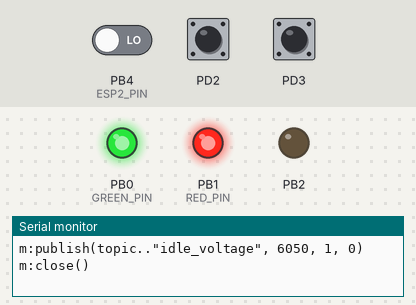
Bench run of a program on a simulated ATmega328P, built with avr-gcc and emulated at 18.432 MHz (the files do not name the chip). On the bench: output pins drawn as LEDs (lit = HIGH), the last lines printed to the serial monitor. The inputs (shaded band) are chosen by the test bench; at power-on: PD2 HIGH, PB4 (ESP2_PIN) LOW, PD3 HIGH. Sleep ends after the set time or at an interrupt.

Above: at 15.8 s.
15.9 s: PD2 pulled LOW for 0.15 s
At 17.1 s:
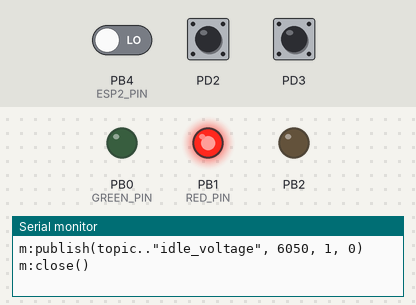
21.5 s: PB4 (ESP2_PIN) driven HIGH
At 42.9 s:
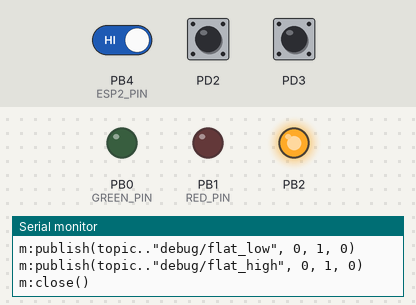
43.5 s: PB4 (ESP2_PIN) driven LOW
At 44.0 s:
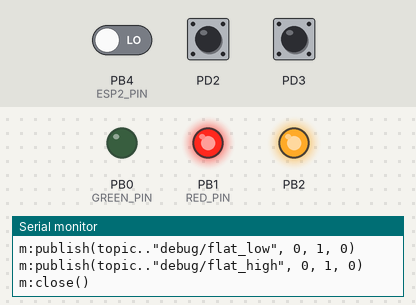
Timing chart, 0 to 46.5 s (numbered marks = the images above; inputs shaded):
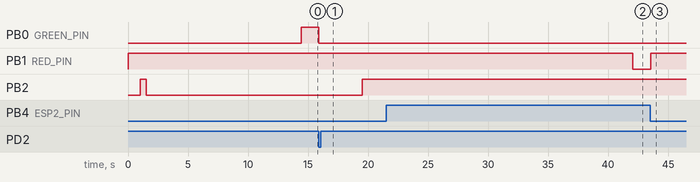

The program:

main.c
```c
#include <avr/io.h>
#include <avr/interrupt.h>
#include <avr/sleep.h>
#include <util/delay.h>

#include <stdint.h>
#include <stdio.h>

#include "main.h"
#include "fsm.h"
#include "task_fsm.h"
#include "task_comm.h"

// start, mod 8 prescaler (2.304 MHz)
#define timer_start() do { TCCR1B = _BV(CS11); } while (0);
#define timer_stop() do { TCCR1B = 0; } while (0);

void main(void)
{
	gpio_init();
	adc_init();
	serial_init();
	set_sleep_mode(SLEEP_MODE_PWR_DOWN);

	task_fsm_init();
	task_comm_init();

	// enable interrupts
	sei();

	// enable timer 1 overflow interrupt
	TIMSK1 = _BV(TOIE1);
	// normal timer 1 operation
	TCCR1A = 0x00;
	timer_start();

	// configure INT0 as falling edge, INT1 as rising edge
	EICRA = _BV(ISC01) | _BV(ISC11) | _BV(ISC10);
	// enable external interrupt
	EIMSK = _BV(INT0) | _BV(INT1);

	while (1)
	{
		if (!flat_send_debug &&
			fsm_get_debug_property(DP_STATE) != STATE_IDLE &&
			t1ovf_count >= 0x0080 /* ~4 sec */)
		{
			flat_send_debug = 1;
		}

		if (FSM_CYCLE_EMPTY && FLAT_CYCLE_EMPTY && !flat_send_debug && t1ovf_count >= 0x0180 /* ~12 sec */)
		{
			// green off
			PORTB |= _BV(GREEN_PIN);

			t1ovf_count = 0;
			fsm_reset();
			sleep_mode();
		}

		// green is on if not idle
		PORTB &= ~_BV(GREEN_PIN);

		task_fsm_process();
		task_comm_process();
	}
}

// interrupt service routines used for FSM

ISR(TIMER1_OVF_vect)
{
	++t1ovf_count;
}

ISR(INT0_vect)
{
	fsm_cbuffer[fsm_cend].lsp = TCNT1;
	TCNT1 = 0;
	fsm_cbuffer[fsm_cend].msp = t1ovf_count;
	t1ovf_count = 0;
	fsm_cbuffer[fsm_cend].lsp &= 0xfffe;
	cbuffer_next(fsm_cend, FSM_CYCLE_MASK);
}

ISR(INT1_vect)
{
	fsm_cbuffer[fsm_cend].lsp = TCNT1;
	TCNT1 = 0;
	fsm_cbuffer[fsm_cend].msp = t1ovf_count;
	t1ovf_count = 0;
	fsm_cbuffer[fsm_cend].lsp |= 0x0001;
	cbuffer_next(fsm_cend, FSM_CYCLE_MASK);
}
```

adc.c
```c
#include <avr/io.h>
#include <stdio.h>

void adc_init(void)
{
	// internal 1.1V bandgap reference, left-adjusted, channel 0
	ADMUX = _BV(REFS1) | _BV(REFS0);
	// disable digital input for channel 0
	DIDR0 = _BV(ADC0D);
	// enable ADC, prescaler = 128
	//PRR0 = _BV(PRADC);
	ADCSRA = _BV(ADEN) | _BV(ADPS2) | _BV(ADPS1) | _BV(ADPS0);
}

uint16_t adc_read(void)
{
	// start conversion
	ADCSRA |= _BV(ADSC);
	// wait...
	while (!(ADCSRA & _BV(ADIF)));
	// clear interrupt flag
	ADCSRA |= ADIF;

	return ADCW;
}
```

esp.c
```c
#include <avr/io.h>
#include <util/delay.h>
#include <stdio.h>
#include "main.h"

uint8_t esp_power_up(int16_t timeout_ms)
{
	// power up
	PORTB |= _BV(PDCTRL_PIN);

	// wait for boot
	_delay_ms(500);

	// TODO: implement cooperative scheduling
	for (uint8_t timeout_disabled = timeout_ms <= 0;
		(timeout_disabled || timeout_ms > 0) && (PINB & _BV(ESP2_PIN));
		timeout_ms -= 100)
	{
		_delay_ms(100);
	}

	if (timeout_ms > 0)
	{
		// esp powered up successfully
		return 0;
	}
	else
	{
		// timeout reached, power down esp forcefully
		PORTB &= ~_BV(PDCTRL_PIN);
		return 1;
	}
}

uint8_t esp_power_down(int16_t timeout_ms)
{
	printf("m:close()\r\n");

	// TODO: implement cooperative scheduling
	for (uint8_t timeout_disabled = timeout_ms <= 0;
		(timeout_disabled || timeout_ms > 0) && !(PINB & _BV(ESP2_PIN));
		timeout_ms -= 100)
	{
		_delay_ms(100);
	}

	// power down anyway
	PORTB &= ~_BV(PDCTRL_PIN);

	if (timeout_ms > 0)
	{
		// esp powered down successfully
		return 0;
	}
	else
	{
		// esp powered down forcefully
		return 1;
	}
}
```

fsm.c
```c
#include "fsm.h"

#include <stddef.h>
#include <stdio.h>

static enum State state = STATE_IDLE;
static fsm_cb flat_cb = NULL;
static uint8_t flatno = 0;

// debug properties
static uint32_t reset_period = 0;
static uint32_t end_period = 0;
static uint32_t flat_low_sum = 0;
static uint32_t flat_high_sum = 0;

void fsm_reset(void)
{
	state = STATE_IDLE;
	flatno = 0;
	reset_period = 0;
	end_period = 0;
	flat_low_sum = 0;
	flat_high_sum = 0;
}

uint32_t fsm_get_debug_property(enum DebugProperty dp)
{
	switch (dp)
	{
		case DP_STATE:
			return state;
		case DP_RESET_PERIOD:
			return reset_period;
		case DP_END_PERIOD:
			return end_period;
		case DP_FLAT_LOW_PERIOD:
			return flatno ? (flat_low_sum / flatno) : flat_low_sum;
		case DP_FLAT_HIGH_PERIOD:
			return flat_high_sum / (flatno - 1);
		default:
			return 0;
	}
}

void fsm_set_cb(fsm_cb callback)
{
	flat_cb = callback;
}

void fsm_push_event(uint8_t rising, uint32_t period)
{
	if (state == STATE_IDLE)
	{
		if (!rising)
		{
			state = STATE_RESET_START;
		}
	}
	else if (state == STATE_RESET_START)
	{
		if (rising && period > 200000 && period < 500000)
		{
			// preset debug properties
			reset_period = period;
			flat_low_sum = 0;
			flat_high_sum = 0;

			flatno = 0;
			state = STATE_RESET_END;
		}
		else
		{
			state = STATE_IDLE;
		}
	}
	else if (state == STATE_RESET_END)
	{
		if (!rising && period > 180000 && period < 250000)
		{
			state = STATE_FLAT_START;
		}
		else
		{
			state = STATE_IDLE;
		}
	}
	else if (state == STATE_FLAT_START)
	{
		if (rising && period > 5 && period < 30)
		{
			// debug
			flat_low_sum += period;

			++flatno;
			state = STATE_FLAT_END;
		}
		else
		{
			state = STATE_IDLE;
		}
	}
	else if (state == STATE_FLAT_END)
	{
		if (!rising && period > 150 && period < 300)
		{
			// debug
			flat_high_sum += period;

			state = STATE_FLAT_START;
		}
		else if (!rising && period > 30000 && period < 1000000)
		{
			if (flat_cb != NULL)
			{
				flat_cb(flatno);
			}
			state = STATE_RINGTONE_START;
		}
		else
		{
			state = STATE_IDLE;
		}
	}
	else if (state == STATE_RINGTONE_START)
	{
		// start of ringtone OR reset-like end
		if (rising && period > 200000 && period < 500000)
		{
			// debug
			end_period = period;

			state = STATE_IDLE;
		}
		else
		{
			state = STATE_RINGTONE;
		}
	}
	else if (state == STATE_RINGTONE)
	{
		if (!rising)
		{
			if (period > 8000000)
			{
				//printf("Ring!\n");
				// even a few seconds may pass between ringtone and end signal
				state = STATE_RESET_START;
			}
			else if (period > 50000)
			{
				//printf("Ring!\n");
				state = STATE_RINGTONE_START;
			}
		}
		else
		{
			if (period > 50000)
			{
				state = STATE_IDLE;
			}
		}
	}
}
```

fsm.h
```c
#ifndef _H_FSM
#define _H_FSM

#include <stdint.h>

enum State
{
	STATE_IDLE,
	STATE_RESET_START,
	STATE_RESET_END,
	STATE_FLAT_START,
	STATE_FLAT_END,
	STATE_RINGTONE_START,
	STATE_RINGTONE,
	STATE_END
};

enum DebugProperty
{
	DP_STATE,
	DP_RESET_PERIOD,
	DP_END_PERIOD,
	DP_FLAT_LOW_PERIOD,
	DP_FLAT_HIGH_PERIOD
};

typedef void (*fsm_cb)(uint8_t flatno);

void fsm_reset(void);
uint32_t fsm_get_debug_property(enum DebugProperty dp);
void fsm_set_cb(fsm_cb callback);
void fsm_push_event(uint8_t rising, uint32_t period);

#endif
```

main.h
```c
#ifndef _H_MAIN
#define _H_MAIN

#include <stdint.h>

#define GREEN_PIN		(0)
#define RED_PIN			(1)
#define PDCTRL_PIN		(2)
#define ESP0_PIN		(3)
#define ESP2_PIN		(4)

#define cbuffer_next(x, mask) do { x = (x + 1) & (mask); } while (0);

void serial_init(void);

void adc_init(void);
uint16_t adc_read(void);

void gpio_init(void);
uint8_t gpio_get_my_flatno(void);

uint8_t esp_power_up(int16_t timeout_ms);
uint8_t esp_power_down(int16_t timeout_ms);

void task_fsm(void);
void task_flat(void);

#endif
```

serial.c
```c
#include <avr/io.h>
#include <stdio.h>

static int sendc(char c, FILE *f);
static FILE defstream = FDEV_SETUP_STREAM(sendc, NULL, _FDEV_SETUP_RW);

void serial_init(void)
{
#define BAUD_TOL 0
#define BAUD 115200
#include <util/setbaud.h>
	UBRR0H = UBRRH_VALUE;
	UBRR0L = UBRRL_VALUE;
	UCSR0B = (1 << TXEN0) | (1 << RXEN0);
#if USE_2X
	UCSR0A |= (1 << U2X0);
#else
	UCSR0A &= ~(1 << U2X0);
#endif
#undef BAUD

	stdout = stdin = &defstream;
}

static int sendc(char c, FILE *f)
{
	// wait for empty transmit buffer
	while ( !( UCSR0A & _BV(UDRE0) ) );
	UDR0 = c;
	return 0;
}
```

task_comm.c
```c
#include "main.h"
#include "fsm.h"
#include "task_comm.h"
#include <stdio.h>
#include <avr/io.h>
#include <util/delay.h>

uint8_t flat_cbuffer[FLAT_CYCLE_SIZE];
uint8_t flat_cbegin = 0;
uint8_t flat_cend = 0;

uint8_t flat_send_debug = 0;

void task_comm_init(void)
{
	// test run of esp8266, allows to set Wi-fi if not configured
	_delay_ms(1000);
	esp_power_up(0);
	printf("m:publish(topic..\"idle_voltage\", %d, 1, 0)\r\n", ((uint32_t)adc_read() * 12100) >> 10);
	esp_power_down(2000);
}

void task_comm_process(void)
{
	if (flat_send_debug || flat_cbegin != flat_cend)
	{
		if (0 == esp_power_up(20000))
		{
			// clear the error if any
			PORTB |= _BV(RED_PIN);

			while (flat_cbegin != flat_cend)
			{
				printf("m:publish(topic..\"flat\", %d, 1, 0)\r\n", flat_cbuffer[flat_cbegin]);
				cbuffer_next(flat_cbegin, FLAT_CYCLE_MASK);
			}

			if (flat_send_debug)
			{
				const char state2string[][8] = {
					"idle",
					"rstart",
					"rend",
					"fstart",
					"fend",
					"rtstart",
					"rtend"
				};
				// publish debug info
				printf("m:publish(topic..\"debug/last_state\", \"%s\", 1, 0)\r\n", state2string[fsm_get_debug_property(DP_STATE)]);
				printf("m:publish(topic..\"debug/reset\", %lu, 1, 0)\r\n", fsm_get_debug_property(DP_RESET_PERIOD));
				printf("m:publish(topic..\"debug/end\", %lu, 1, 0)\r\n", fsm_get_debug_property(DP_END_PERIOD));
				printf("m:publish(topic..\"debug/flat_low\", %lu, 1, 0)\r\n", fsm_get_debug_property(DP_FLAT_LOW_PERIOD));
				printf("m:publish(topic..\"debug/flat_high\", %lu, 1, 0)\r\n", fsm_get_debug_property(DP_FLAT_HIGH_PERIOD));
			}

			esp_power_down(5000);
		}
		else
		{
			// inform about the error
			PORTB &= ~_BV(RED_PIN);
			// ignore the registered flat number
			cbuffer_next(flat_cbegin, FLAT_CYCLE_MASK);
		}
	}
}
```

task_comm.h
```c
#ifndef _H_TASK_COMM
#define _H_TASK_COMM

#define FLAT_CYCLE_SIZE		(16)
#define FLAT_CYCLE_MASK		(0x0f)

#define FLAT_CYCLE_EMPTY	(flat_cbegin == flat_cend)

extern uint8_t flat_cbuffer[FLAT_CYCLE_SIZE];
extern uint8_t flat_cbegin;
extern uint8_t flat_cend;

extern uint8_t flat_send_debug;

void task_comm_init(void);
void task_comm_process(void);

#endif
```

task_fsm.c
```c
#include "main.h"
#include "task_fsm.h"
#include "fsm.h"
#include "task_comm.h"

volatile union Num fsm_cbuffer[FSM_CYCLE_SIZE];
volatile uint8_t fsm_cbegin = 0;
volatile uint8_t fsm_cend = 0;
volatile uint16_t t1ovf_count = 0;

static void flat_callback(uint8_t flatno)
{
	flat_cbuffer[flat_cend] = flatno;
	cbuffer_next(flat_cend, FLAT_CYCLE_MASK);
}

void task_fsm_init(void)
{
	fsm_set_cb(flat_callback);
	fsm_reset();
}

void task_fsm_process(void)
{
	// process the cyclic buffer containing rising/falling edge timestamps
	while (fsm_cbegin != fsm_cend)
	{
		fsm_push_event(fsm_cbuffer[fsm_cbegin].lsp & 1, ((fsm_cbuffer[fsm_cbegin].v32 >> 1) * 889) >> 10);
		cbuffer_next(fsm_cbegin, FSM_CYCLE_MASK);
	}
}
```

task_fsm.h
```c
#ifndef _H_TASK_FSM
#define _H_TASK_FSM

#define FSM_CYCLE_SIZE		(256)
#define FSM_CYCLE_MASK		(0xff)

#define FSM_CYCLE_EMPTY		(fsm_cbegin == fsm_cend)

union Num
{
	uint32_t v32;
	struct
	{
		uint16_t lsp;
		uint16_t msp;
	};
};

extern volatile union Num fsm_cbuffer[FSM_CYCLE_SIZE];
extern volatile uint8_t fsm_cbegin;
extern volatile uint8_t fsm_cend;

extern volatile uint16_t t1ovf_count;

void task_fsm_init(void);
void task_fsm_process(void);

#endif
```

gpio.c
```c
#include "main.h"
#include <avr/io.h>

uint8_t gpio_get_my_flatno(void)
{
	return (PIND & 0xf0) | ((PINC >> 2) & 0x0f);
}

void gpio_init(void)
{
	// lower 4 flat bits as pull-ups
	PORTC = _BV(PINC2) | _BV(PINC3) | _BV(PINC4) | _BV(PINC5);
	// INT0, INT1 and higher 4 flat bits as pull-ups
	PORTD = _BV(PIND2) | _BV(PIND3) | _BV(PIND4) | _BV(PIND5) | _BV(PIND6) | _BV(PIND7);

	// pd control, green and red leds are output
	// esp gpio0 and esp gpio2 are input
	PORTB = _BV(RED_PIN);
	DDRB = _BV(GREEN_PIN) | _BV(RED_PIN) | _BV(PDCTRL_PIN);
}
```

Measured:
- after the input at 15.9 s, PB0 (GREEN_PIN): HIGH → LOW at once; PB2: LOW → HIGH after 3.6 s
- after the input at 21.5 s, PB1 (RED_PIN): HIGH → LOW after 20.6 s
- after the input at 43.5 s, PB1 (RED_PIN): LOW → HIGH after 0.06 s
